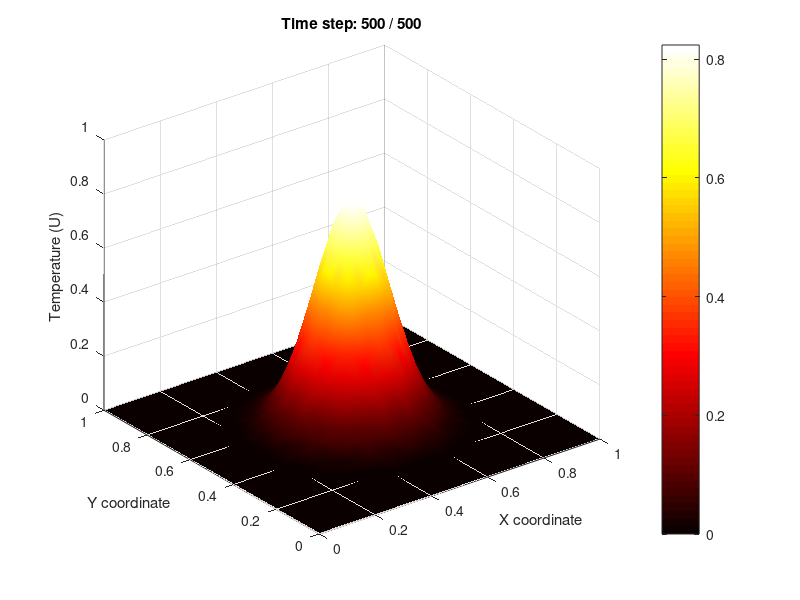

This chart was generated by the following MATLAB code:
% 1. Parameters and grid setup
L = 1;              % Domain size (L x L)
T_final = 0.1;      % Final time
alpha = 0.01;       % Thermal diffusivity
Nx = 40;            % Grid points in x
Ny = 40;            % Grid points in y
Nt = 500;           % Number of time steps

dx = L / (Nx - 1);
dy = L / (Ny - 1);
dt = T_final / Nt;

% Courant-Friedrichs-Lewy (CFL) stability parameters
rx = alpha * dt / dx^2;
ry = alpha * dt / dy^2;

% Stability check for 2D explicit FTCS (rx + ry <= 0.5)
if (rx + ry) > 0.5
    error('Stability criterion violated: reduce dt or increase spatial points.');
end

% 2. Coordinate grids
x = linspace(0, L, Nx);
y = linspace(0, L, Ny);
[X, Y] = meshgrid(x, y);

% 3. Initial Condition: 2D Gaussian Distribution
u0 = 1.0;           % Peak temperature
x0 = 0.5; y0 = 0.5; % Center of the Gaussian pulse
sigma = 0.1;        % Width of the pulse
u = u0 * exp(-((X - x0).^2 + (Y - y0).^2) / (2 * sigma^2));
u_new = u;

% 4. Prepare Figure for Animation
figure('Color', 'w');
hSurf = surf(X, Y, u);
colorbar;
colormap('hot');
zlim([0 1]);
xlabel('X coordinate');
ylabel('Y coordinate');
zlabel('Temperature (U)');
view(3); % Enforce 3D view
shading interp; % Smooth surface visualization

% 5. Time-stepping loop (2D Finite Difference)
for n = 1:Nt
    % Vectorized internal node update for efficiency
    u_new(2:Ny-1, 2:Nx-1) = u(2:Ny-1, 2:Nx-1) + ...
        rx * (u(2:Ny-1, 3:Nx) - 2*u(2:Ny-1, 2:Nx-1) + u(2:Ny-1, 1:Nx-2)) + ...
        ry * (u(3:Ny, 2:Nx-1) - 2*u(2:Ny-1, 2:Nx-1) + u(1:Ny-2, 2:Nx-1));
    
    % Dirichlet Boundary Conditions (u = 0 at all edges)
    u_new(1, :) = 0;
    u_new(Ny, :) = 0;
    u_new(:, 1) = 0;
    u_new(:, Nx) = 0;
    
    % Update solution matrix
    u = u_new;
    
    % Real-time rendering update
    if mod(n, 5) == 0
        set(hSurf, 'ZData', u, 'CData', u);
        title(['Time step: ', num2str(n), ' / ', num2str(Nt)]);
        drawnow;
    end
end
